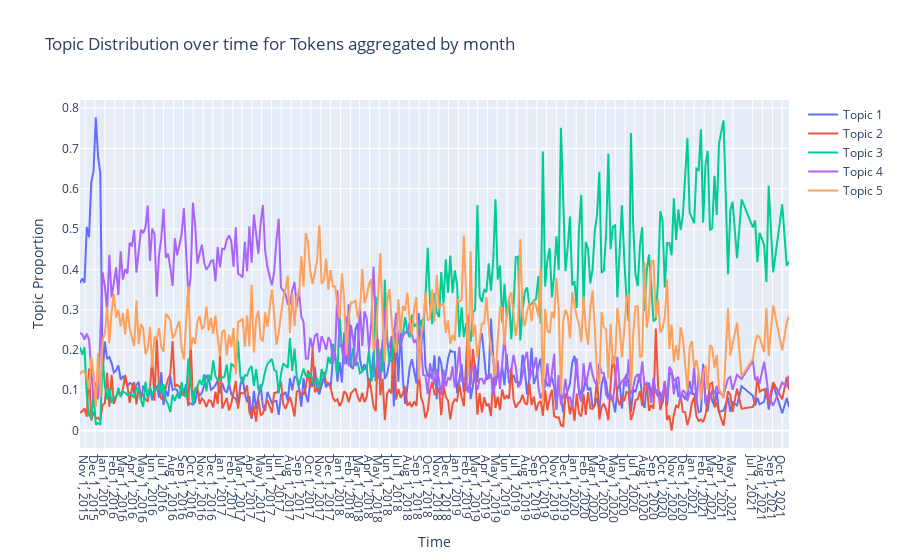

Here is the notebook cell this chart was saved with:
### Code cell
fig = go.Figure()
for i in range(1,6):
    fig.add_trace(go.Scatter(x=df_by_issue['date'], y=df_by_issue[str(i)],
                             mode='lines',
                             name='Topic ' + str(i)))
fig.update_layout(title='Topic Distribution over time for Tokens aggregated by month',
                  xaxis = dict(title='Time',
                            tick0 = df_by_month['date'].iloc[0],
                            tickvals = df_by_month['date'],
                            dtick = 1
                            #ticktext = df_by_month['date']
                            ),
                  yaxis_title='Topic Proportion')
fig.write_html("plotly_topic_distr_issuewise.html")
fig.show()

### Figure 1 — Plotly figure (JSON) as saved in the notebook; plotly's stock layout.template omitted (floating-point values rounded to 4 significant figures; data arrays with more than 128 entries replaced by an {"elided": "..."} marker saying what was removed)
{"data": [{"mode": "lines", "name": "Topic 1", "type": "scatter", "x": {"elided": "300 str values"}, "y": {"elided": "300 float values"}}, {"mode": "lines", "name": "Topic 2", "type": "scatter", "x": {"elided": "300 str values"}, "y": {"elided": "300 float values"}}, {"mode": "lines", "name": "Topic 3", "type": "scatter", "x": {"elided": "300 str values"}, "y": {"elided": "300 float values"}}, {"mode": "lines", "name": "Topic 4", "type": "scatter", "x": {"elided": "300 str values"}, "y": {"elided": "300 float values"}}, {"mode": "lines", "name": "Topic 5", "type": "scatter", "x": {"elided": "300 str values"}, "y": {"elided": "300 float values"}}], "layout": {"title": {"text": "Topic Distribution over time for Tokens aggregated by month"}, "xaxis": {"dtick": 1, "tick0": "2015-10-01T00:00:00", "tickvals": ["2015-10-01T00:00:00", "2015-11-01T00:00:00", "2015-12-01T00:00:00", "2016-01-01T00:00:00", "2016-02-01T00:00:00", "2016-03-01T00:00:00", "2016-04-01T00:00:00", "2016-05-01T00:00:00", "2016-06-01T00:00:00", "2016-07-01T00:00:00", "2016-08-01T00:00:00", "2016-09-01T00:00:00", "2016-10-01T00:00:00", "2016-11-01T00:00:00", "2016-12-01T00:00:00", "2017-01-01T00:00:00", "2017-02-01T00:00:00", "2017-03-01T00:00:00", "2017-04-01T00:00:00", "2017-05-01T00:00:00", "2017-06-01T00:00:00", "2017-07-01T00:00:00", "2017-08-01T00:00:00", "2017-09-01T00:00:00", "2017-10-01T00:00:00", "2017-11-01T00:00:00", "2017-12-01T00:00:00", "2018-01-01T00:00:00", "2018-02-01T00:00:00", "2018-03-01T00:00:00", "2018-04-01T00:00:00", "2018-05-01T00:00:00", "2018-06-01T00:00:00", "2018-07-01T00:00:00", "2018-08-01T00:00:00", "2018-09-01T00:00:00", "2018-10-01T00:00:00", "2018-11-01T00:00:00", "2018-12-01T00:00:00", "2019-01-01T00:00:00", "2019-02-01T00:00:00", "2019-03-01T00:00:00", "2019-04-01T00:00:00", "2019-05-01T00:00:00", "2019-06-01T00:00:00", "2019-07-01T00:00:00", "2019-08-01T00:00:00", "2019-09-01T00:00:00", "2019-10-01T00:00:00", "2019-11-01T00:00:00", "2019-12-01T00:00:00", "2020-01-01T00:00:00", "2020-02-01T00:00:00", "2020-03-01T00:00:00", "2020-04-01T00:00:00", "2020-05-01T00:00:00", "2020-06-01T00:00:00", "2020-07-01T00:00:00", "2020-08-01T00:00:00", "2020-09-01T00:00:00", "2020-10-01T00:00:00", "2020-11-01T00:00:00", "2020-12-01T00:00:00", "2021-01-01T00:00:00", "2021-02-01T00:00:00", "2021-03-01T00:00:00", "2021-04-01T00:00:00", "2021-05-01T00:00:00", "2021-07-01T00:00:00", "2021-08-01T00:00:00", "2021-09-01T00:00:00", "2021-10-01T00:00:00"], "title": {"text": "Time"}}, "yaxis": {"title": {"text": "Topic Proportion"}}}}
